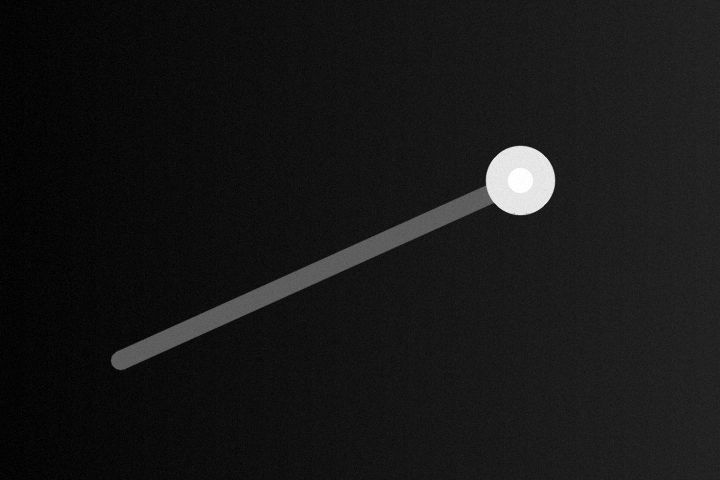
#> input picture examples/assets/synthetic_input.png, 720 x 480 px
$ python cli.py ../../examples/assets out
#> lines starting #> are read from the running program, lines starting #| are printed output that depends on the picture; after the words box and inside, x2 and y2 are one past the last pixel; in counts of white or black regions, pixels touching at a corner belong together
### src/image_batch_enhance_rotate_crop/processor.py
from __future__ import annotations

from dataclasses import dataclass
from pathlib import Path
from typing import Callable

import cv2
import numpy as np

from image_batch_enhance_rotate_crop.cropping import crop_image
from image_batch_enhance_rotate_crop.enhancement import enhance_image, to_grayscale
from image_batch_enhance_rotate_crop.rotation import rotate_image


IMAGE_EXTENSIONS = {".png", ".jpg", ".jpeg", ".tif", ".tiff", ".bmp"}


@dataclass(frozen=True)
class ProcessingOptions:
    enhance: bool = True
    rotate: bool = True
    crop: bool = True
    brightness_factor: float = 1.2
    contrast_factor: float = 1.5
    center_number: int = 1
    fixed_angle: float | None = None
    spot_threshold: int = 16
    line_threshold: int = 16
    crop_proportion: float = 0.5
    crop_scale: float = 0.5
    draw_rotation_reference: bool = True

    def validate(self) -> None:
        if not (self.enhance or self.rotate or self.crop):
            raise ValueError("At least one processing step must be enabled")
        if self.crop and not self.rotate:
            raise ValueError("Cropping requires rotation so that a center can be detected")
        if self.brightness_factor <= 0 or self.contrast_factor <= 0:
            raise ValueError("Brightness and contrast factors must be positive")
        if self.center_number < 1:
            raise ValueError("center_number must be greater than or equal to 1")
        if not 0 <= self.spot_threshold <= 255 or not 0 <= self.line_threshold <= 255:
            raise ValueError("Detection thresholds must be between 0 and 255")
        if not 0 < self.crop_proportion < 1:
            raise ValueError("crop_proportion must be between 0 and 1")
        if not 0 < self.crop_scale <= 1:
            raise ValueError("crop_scale must be between 0 and 1")


@dataclass(frozen=True)
class ProcessingResult:
    filename: str
    success: bool
    message: str = ""


ProgressCallback = Callable[[ProcessingResult, int, int], None]


def process_folder(
    input_dir: str | Path,
    output_dir: str | Path,
    options: ProcessingOptions,
    progress_callback: ProgressCallback | None = None,
) -> list[ProcessingResult]:
    options.validate()
    input_path = Path(input_dir)
    output_path = Path(output_dir)
    if not input_path.exists():
        raise FileNotFoundError(f"Input folder does not exist: {input_path}")
    if not input_path.is_dir():
        raise NotADirectoryError(f"Input path is not a folder: {input_path}")

    output_path.mkdir(parents=True, exist_ok=True)
    image_files = sorted(path for path in input_path.iterdir() if path.suffix.lower() in IMAGE_EXTENSIONS)
    if not image_files:
        raise FileNotFoundError("No supported image files found in the input folder")

    results: list[ProcessingResult] = []
    total = len(image_files)
    for index, image_path in enumerate(image_files, start=1):
        try:
            result_image = process_image_file(image_path, options)
            save_image(output_path / image_path.name, result_image)
            result = ProcessingResult(image_path.name, True)
        except Exception as exc:
            result = ProcessingResult(image_path.name, False, str(exc))

        results.append(result)
        if progress_callback:
            progress_callback(result, index, total)

    return results


def process_image_file(image_path: str | Path, options: ProcessingOptions) -> np.ndarray:
    img = read_image(image_path)
#> in read_image, img is the input picture: shape (480, 720); min 0, max 255, mean 23.1
    original_height, original_width = img.shape[:2]
    processed = to_grayscale(img)
    rotation_center: tuple[int, int] | None = None

    if options.enhance:
        processed = enhance_image(
            processed,
            brightness_factor=options.brightness_factor,
            contrast_factor=options.contrast_factor,
        )

    if options.rotate:
        processed, rotation_center = rotate_image(
            processed,
            center_number=options.center_number,
            fixed_angle=options.fixed_angle,
            spot_thresh=options.spot_threshold,
            line_thresh=options.line_threshold,
            draw_contour=options.draw_rotation_reference,
        )

    if options.crop:
        if rotation_center is None:
            raise ValueError("Rotation center was not detected; crop cannot be applied")
        processed = crop_image(
            processed,
            target_width=max(1, int(original_width * options.crop_scale)),
            target_height=max(1, int(original_height * options.crop_scale)),
            center_point=rotation_center,
            proportion=options.crop_proportion,
        )

    return processed


def read_image(path: str | Path) -> np.ndarray:
    image_path = Path(path)
    img = cv2.imdecode(np.fromfile(str(image_path), dtype=np.uint8), cv2.IMREAD_UNCHANGED)
    if img is None:
        raise ValueError(f"Unable to read image: {image_path.name}")
    return img


def save_image(path: str | Path, img: np.ndarray) -> None:
    output_path = Path(path)
    output_path.parent.mkdir(parents=True, exist_ok=True)
    extension = output_path.suffix or ".png"
    ok, encoded = cv2.imencode(extension, img)
    if not ok:
        raise ValueError(f"Unable to encode output image: {output_path.name}")
    encoded.tofile(str(output_path))

### src/image_batch_enhance_rotate_crop/enhancement.py
from __future__ import annotations

import cv2
import numpy as np


def enhance_image(
    img: np.ndarray,
    brightness_factor: float = 1.2,
    contrast_factor: float = 1.5,
) -> np.ndarray:
    """Adjust brightness and contrast while preserving the input dtype shape."""
    img_float = img.astype(np.float32)
    max_value = 65535.0 if img.dtype == np.uint16 else 255.0
    img_float = img_float / max_value

    brightened = np.clip(img_float * brightness_factor, 0, 1)
    contrasted = np.clip((brightened - 0.5) * contrast_factor + 0.5, 0, 1)
    return (contrasted * max_value).astype(img.dtype)


def to_grayscale(img: np.ndarray) -> np.ndarray:
    if img.ndim == 2:
        return img
    return cv2.cvtColor(img, cv2.COLOR_BGR2GRAY)

### src/image_batch_enhance_rotate_crop/rotation.py
from __future__ import annotations

import cv2
import numpy as np


def rotate_image(
    img: np.ndarray,
    center_number: int = 1,
    fixed_angle: float | None = None,
    spot_thresh: int = 16,
    line_thresh: int = 16,
    draw_contour: bool = True,
) -> tuple[np.ndarray, tuple[int, int] | None]:
    """Rotate an image around a detected bright spot.

    The brightest connected component is used by default. ``center_number`` can
    select the second, third, etc. largest bright component.
    """
    if center_number < 1:
        raise ValueError("center_number must be greater than or equal to 1")

    gray = _ensure_gray(img)
    head_spot = _find_head_spot(gray, center_number, spot_thresh, line_thresh)
    if head_spot is None:
        return img, None

    head_point = tuple(np.mean(head_spot.reshape(-1, 2), axis=0).astype(int))
    angle_deg = fixed_angle if fixed_angle is not None else _estimate_alignment_angle(
        gray,
        head_point,
        line_thresh,
    )
    if angle_deg is None:
        return img, None

    rotated, rotated_head_point = _rotate_around_point(gray, head_point, angle_deg)

    if draw_contour:
        return _draw_reference(rotated, rotated_head_point), rotated_head_point
    return rotated, rotated_head_point


def _ensure_gray(img: np.ndarray) -> np.ndarray:
    if img.ndim == 2:
        return img
    return cv2.cvtColor(img, cv2.COLOR_BGR2GRAY)


def _find_head_spot(
    img: np.ndarray,
    center_number: int,
    spot_thresh: int,
    line_thresh: int,
) -> np.ndarray | None:
    temp_thresh = spot_thresh
    selected_contours: list[np.ndarray] = []

    while temp_thresh >= line_thresh:
        _, spot_mask = cv2.threshold(img, temp_thresh, 255, cv2.THRESH_BINARY)
        contours, _ = cv2.findContours(spot_mask, cv2.RETR_EXTERNAL, cv2.CHAIN_APPROX_SIMPLE)
        if contours:
            selected_contours = sorted(contours, key=cv2.contourArea, reverse=True)
            if len(selected_contours) >= center_number:
                break
        temp_thresh -= 16

    if not selected_contours:
        return None

    index = min(center_number - 1, len(selected_contours) - 1)
    return selected_contours[index]


def _estimate_alignment_angle(
    img: np.ndarray,
    head_point: tuple[int, int],
    line_thresh: int,
) -> float | None:
    _, line_mask = cv2.threshold(img, line_thresh, 255, cv2.THRESH_BINARY)
    contours, _ = cv2.findContours(line_mask, cv2.RETR_EXTERNAL, cv2.CHAIN_APPROX_SIMPLE)
    if not contours:
        return None

    all_points = np.vstack(contours).squeeze().astype(np.float32)
    if all_points.ndim == 1:
        return None

    all_points = all_points[all_points[:, 0] <= head_point[0]]
    if len(all_points) < 2:
        return None

    dists = np.sqrt(((all_points - head_point) ** 2).sum(axis=1))
    sigma = 0.7 * dists.max() if dists.max() > 0 else 1.0
    weights = np.exp(-(dists**2) / (2 * sigma**2))

    weight_sum = weights.sum()
    if weight_sum == 0:
        return None

    mean = (all_points.T @ weights) / weight_sum
    centered = all_points - mean
    cov = np.array(
        [
            [(weights * centered[:, 0] * centered[:, 0]).sum() / weight_sum,
             (weights * centered[:, 0] * centered[:, 1]).sum() / weight_sum],
            [(weights * centered[:, 0] * centered[:, 1]).sum() / weight_sum,
             (weights * centered[:, 1] * centered[:, 1]).sum() / weight_sum],
        ]
    )
    eigvals, eigvecs = np.linalg.eigh(cov)
    vx, vy = eigvecs[:, np.argmax(eigvals)]
    angle_deg = float(np.degrees(np.arctan2(vy, vx)))

    if angle_deg > 90:
        angle_deg -= 180
    elif angle_deg <= -90:
        angle_deg += 180
    return angle_deg


def _rotate_around_point(
    img: np.ndarray,
    center: tuple[int, int],
    angle_deg: float,
) -> tuple[np.ndarray, tuple[int, int]]:
    height, width = img.shape[:2]
    rot_mat = cv2.getRotationMatrix2D((float(center[0]), float(center[1])), angle_deg, 1.0)
    rotated = cv2.warpAffine(
        img,
        rot_mat,
        (width, height),
        flags=cv2.INTER_CUBIC,
        borderMode=cv2.BORDER_CONSTANT,
        borderValue=0,
    )
    rotated_head = np.dot(rot_mat, np.array([center[0], center[1], 1])).astype(int)
    return rotated, (int(rotated_head[0]), int(rotated_head[1]))


def _draw_reference(img: np.ndarray, center: tuple[int, int]) -> np.ndarray:
    height, width = img.shape[:2]
    color = cv2.cvtColor(img, cv2.COLOR_GRAY2BGR)
    cv2.line(color, (0, center[1]), (width, center[1]), (0, 255, 0), 2)
    cv2.circle(color, center, 8, (0, 0, 255), -1)
    cv2.circle(color, center, 4, (255, 255, 255), -1)
    return color

### src/image_batch_enhance_rotate_crop/cropping.py
from __future__ import annotations

import numpy as np


def crop_image(
    img: np.ndarray,
    target_width: int,
    target_height: int,
    center_point: tuple[int, int],
    proportion: float,
) -> np.ndarray:
    """Crop an image around a center point with adjustable horizontal position."""
    if target_width <= 0 or target_height <= 0:
        raise ValueError("target_width and target_height must be positive")
    if not 0 < proportion < 1:
        raise ValueError("proportion must be between 0 and 1")

    height, width = img.shape[:2]
    crop_width = min(target_width, width)
    crop_height = min(target_height, height)
    center_x, center_y = center_point

    ideal_x_in_crop = int(crop_width * proportion)
    crop_x = center_x - ideal_x_in_crop
    crop_y = int(center_y - crop_height // 2)

    crop_x = max(0, min(crop_x, width - crop_width))
    crop_y = max(0, min(crop_y, height - crop_height))

    return img[crop_y : crop_y + crop_height, crop_x : crop_x + crop_width]

### src/image_batch_enhance_rotate_crop/cli.py
from __future__ import annotations

import argparse
from pathlib import Path
import sys

from image_batch_enhance_rotate_crop.processor import ProcessingOptions, process_folder


def build_parser() -> argparse.ArgumentParser:
    parser = argparse.ArgumentParser(
        description="Batch enhance, rotate, and crop image files.",
    )
    parser.add_argument("input_dir", type=Path, help="Folder containing images.")
    parser.add_argument("output_dir", type=Path, help="Folder for processed images.")
    parser.add_argument("--no-enhance", action="store_true", help="Disable enhancement.")
    parser.add_argument("--no-rotate", action="store_true", help="Disable rotation.")
    parser.add_argument("--no-crop", action="store_true", help="Disable cropping.")
    parser.add_argument("--brightness", type=float, default=1.2, help="Brightness multiplier used during enhancement.")
    parser.add_argument("--contrast", type=float, default=1.5, help="Contrast multiplier used during enhancement.")
    parser.add_argument("--center-number", type=int, default=1, help="Bright spot rank used as rotation center.")
    parser.add_argument("--fixed-angle", type=float, help="Fixed rotation angle in degrees.")
    parser.add_argument("--spot-threshold", type=int, default=16, help="Threshold used to detect bright spots.")
    parser.add_argument("--line-threshold", type=int, default=16, help="Threshold used to detect the line/axis region.")
    parser.add_argument("--crop-proportion", type=float, default=0.5, help="Horizontal position of center point inside crop.")
    parser.add_argument("--crop-scale", type=float, default=0.5, help="Crop width/height as a ratio of original image size.")
    parser.add_argument("--no-reference", action="store_true", help="Do not draw rotation reference markers.")
    return parser


def main() -> int:
    args = build_parser().parse_args()
    options = ProcessingOptions(
        enhance=not args.no_enhance,
        rotate=not args.no_rotate,
        crop=not args.no_crop,
        brightness_factor=args.brightness,
        contrast_factor=args.contrast,
        center_number=args.center_number,
        fixed_angle=args.fixed_angle,
        spot_threshold=args.spot_threshold,
        line_threshold=args.line_threshold,
        crop_proportion=args.crop_proportion,
        crop_scale=args.crop_scale,
        draw_rotation_reference=not args.no_reference,
    )
    try:
        results = process_folder(args.input_dir, args.output_dir, options)
#> in enhance_image, `contrasted = np.clip((brightened - 0.5) * contrast_factor + 0.5, 0, 1)`:
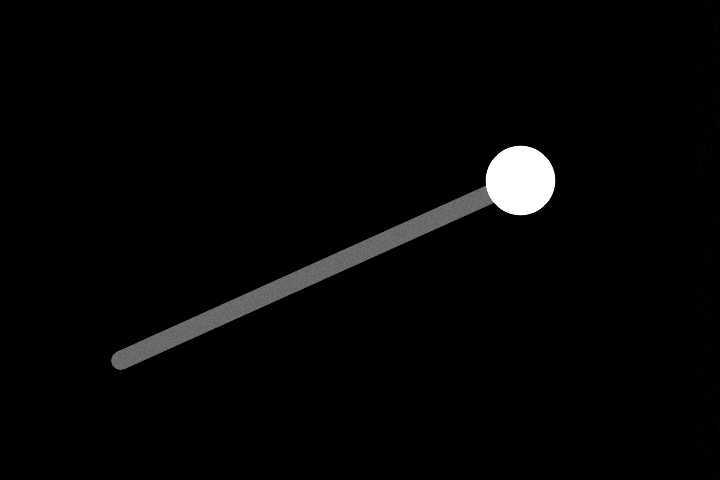
#> contrasted: shape (480, 720) float32; min 0, max 1, mean 0.0207
#> the loop in _find_head_spot, `while temp_thresh >= line_thresh:` made 1 pass
#> pass 1, in _find_head_spot, `_, spot_mask = cv2.threshold(img, temp_thresh, 255, cv2.THRESH_BINARY)`:
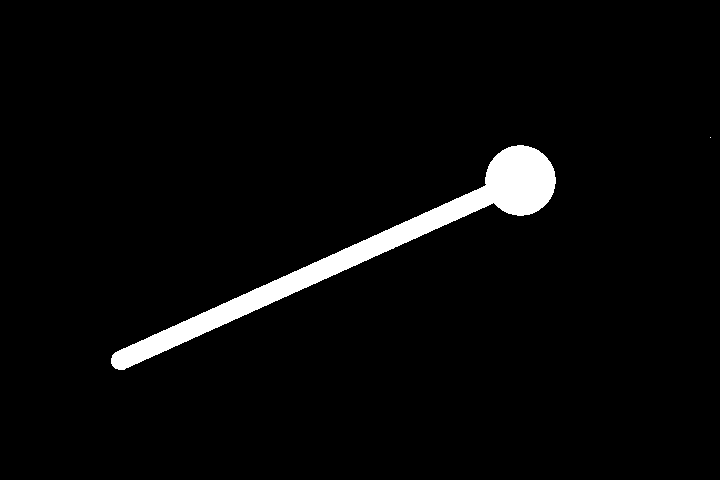
#> spot_mask: shape (480, 720); 3.5% white; 2 white regions (1 under 20 px)
#> after the loop in _find_head_spot, `while temp_thresh >= line_thresh:`: temp_thresh = 16
#> in _find_head_spot, `index = min(center_number - 1, len(selected_contours) - 1)`: index = 0
#> in rotate_image, `head_spot = _find_head_spot(gray, center_number, spot_thresh, line_thr..`: head_spot = contour of 766 points, box (x1, y1, x2, y2) (111, 145, 556, 370), area 11464
#> in rotate_image, `head_point = tuple(np.mean(head_spot.reshape(-1, 2), axis=0).astype(in..`: head_point = (328, 266)
#> in _estimate_alignment_angle, `contours, _ = cv2.findContours(line_mask, cv2.RETR_EXTERNAL, cv2.CHAIN..`: contours = 2 contours, 1 with area under 20; largest, box (x1, y1, x2, y2) and area: (111, 145, 556, 370) 11464
#> in _estimate_alignment_angle, `all_points = np.vstack(contours).squeeze().astype(np.float32)`: all_points = 767 pairs, first value 111 to 710, second value 137 to 369
#> in _estimate_alignment_angle, `all_points = all_points[all_points[:, 0] <= head_point[0]]`: all_points = 385 pairs, first value 111 to 328, second value 256 to 369
#> in _estimate_alignment_angle, `dists = np.sqrt(((all_points - head_point) ** 2).sum(axis=1))`: dists = 385 values, max 237.7 at index 196, min 8.54 at index 3, mean 118
#> in _estimate_alignment_angle, `sigma = 0.7 * dists.max() if dists.max() > 0 else 1.0`: sigma = 166.4
#> in _estimate_alignment_angle, `weights = np.exp(-(dists**2) / (2 * sigma**2))`: weights = 385 values, max 0.999 at index 3, min 0.36 at index 196, mean 0.747
#> in _estimate_alignment_angle, `weight_sum = weights.sum()`: weight_sum = 287.6
#> in _estimate_alignment_angle, `mean = (all_points.T @ weights) / weight_sum`: mean = [237.6, 306.8]
#> in _estimate_alignment_angle, `centered = all_points - mean`: centered = 385 pairs, first value -126.6 to 90.35, second value -50.77 to 62.23
#> in _estimate_alignment_angle, `cov = np.array( [ [(weights * centered[:, 0] * centered[:, 0]).sum() /..`: cov = [[3433.2, -1523.8], [-1523.8, 779.8]]
#> in _estimate_alignment_angle, `eigvals, eigvecs = np.linalg.eigh(cov)`: eigvals = [86.08, 4126.9]; eigvecs = [[-0.414, -0.91], [-0.91, 0.414]]
#> in _estimate_alignment_angle, `vx, vy = eigvecs[:, np.argmax(eigvals)]`: vx = -0.91; vy = 0.414
#> in _estimate_alignment_angle, `angle_deg = float(np.degrees(np.arctan2(vy, vx)))`: angle_deg = 155.5
#> in _estimate_alignment_angle, `angle_deg -= 180`: angle_deg = -24.48
#> in _rotate_around_point, `rot_mat = cv2.getRotationMatrix2D((float(center[0]), float(center[1]))..`: rot_mat = [[0.91, -0.414, 139.7], [0.414, 0.91, -112]]
#> in _rotate_around_point, `rotated = cv2.warpAffine( img, rot_mat, (width, height), flags=cv2.INT..`:
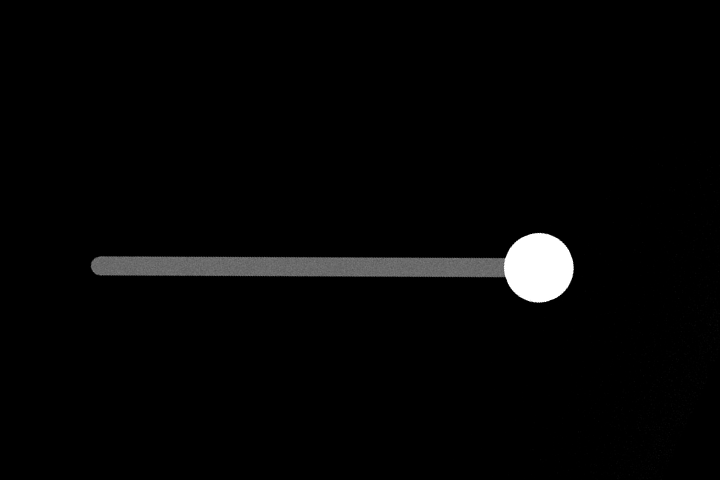
#> rotated: shape (480, 720); min 0, max 255, mean 5.2
#> in _rotate_around_point, `rotated_head = np.dot(rot_mat, np.array([center[0], center[1], 1])).as..`: rotated_head = [328, 266]
#> in rotate_image, `rotated, rotated_head_point = _rotate_around_point(gray, head_point, a..`: rotated_head_point = (328, 266)
#> in _draw_reference, `cv2.circle(color, center, 8, (0, 0, 255), -1)`:
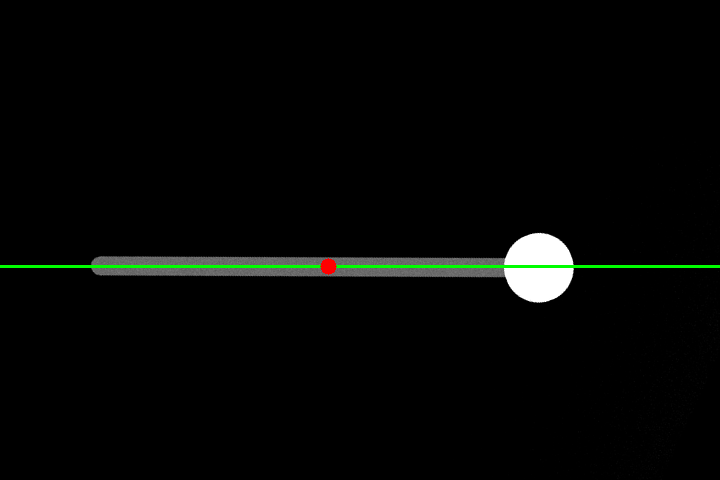
#> color: shape (480, 720, 3); mean B, G, R 4.7, 6.2, 4.8
#> in _draw_reference, `cv2.circle(color, center, 4, (255, 255, 255), -1)`: color: shape (480, 720, 3); 0.01% of pixels changed, all inside (x1, y1, x2, y2) = (324, 262, 333, 271)
#> in crop_image, `center_x, center_y = center_point`: center_x = 328; center_y = 266
#> in crop_image, `crop_x = center_x - ideal_x_in_crop`: crop_x = 148
#> in crop_image, `crop_y = int(center_y - crop_height // 2)`: crop_y = 146
#> in crop_image, `return img[crop_y : crop_y + crop_height, crop_x : crop_x + crop_width]`:
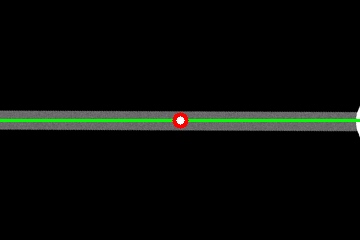
#> returned value: shape (240, 360, 3); mean of channels 0, 1, 2 7.2, 10.3, 7.7; drawn as B, G, R
#> in save_image, `ok, encoded = cv2.imencode(extension, img)`: encoded = 13724 values, max 255 at index 98, min 0 at index 8, mean 126.9
    except (FileNotFoundError, NotADirectoryError, ValueError) as exc:
        print(f"Error: {exc}", file=sys.stderr)
        return 2

    failures = [result for result in results if not result.success]
    print(f"Processed {len(results)} file(s), {len(failures)} failed.")
    for failure in failures:
        print(f"{failure.filename}: {failure.message}")
    return 1 if failures else 0


if __name__ == "__main__":
    raise SystemExit(main())
#> (the program exits here)
